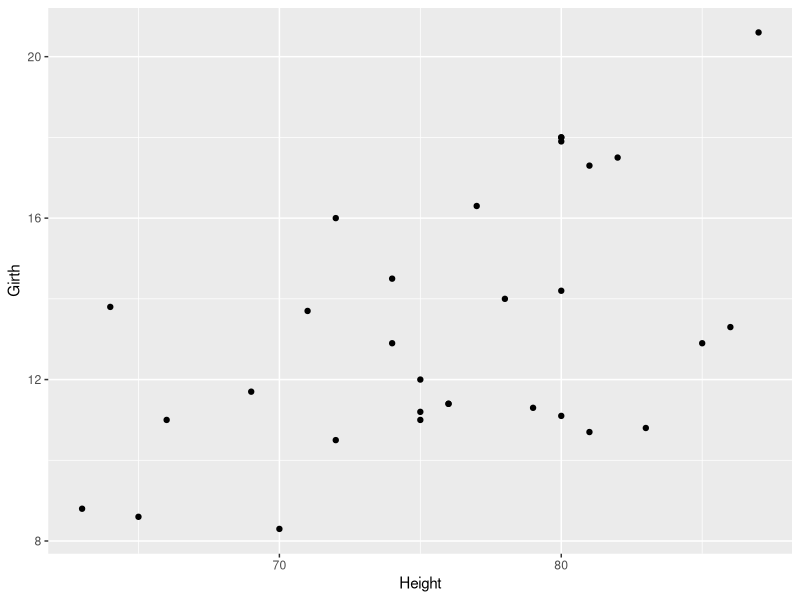
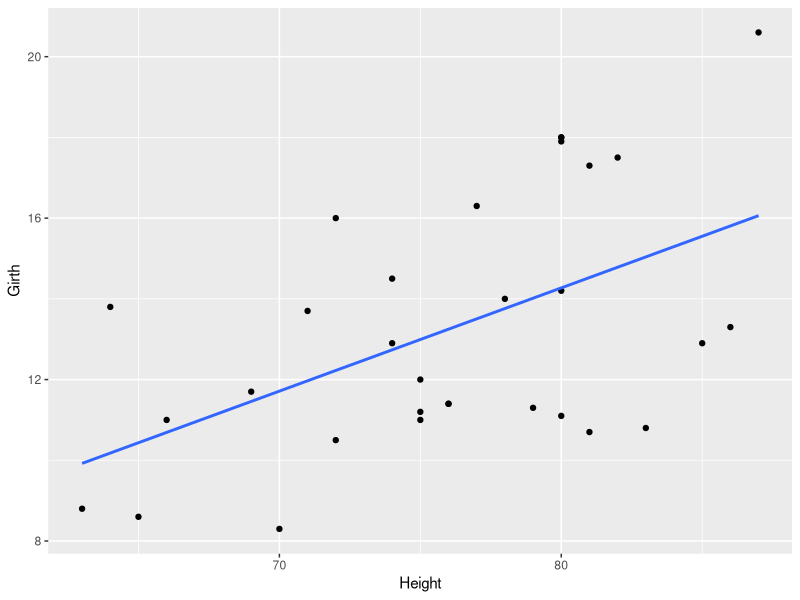
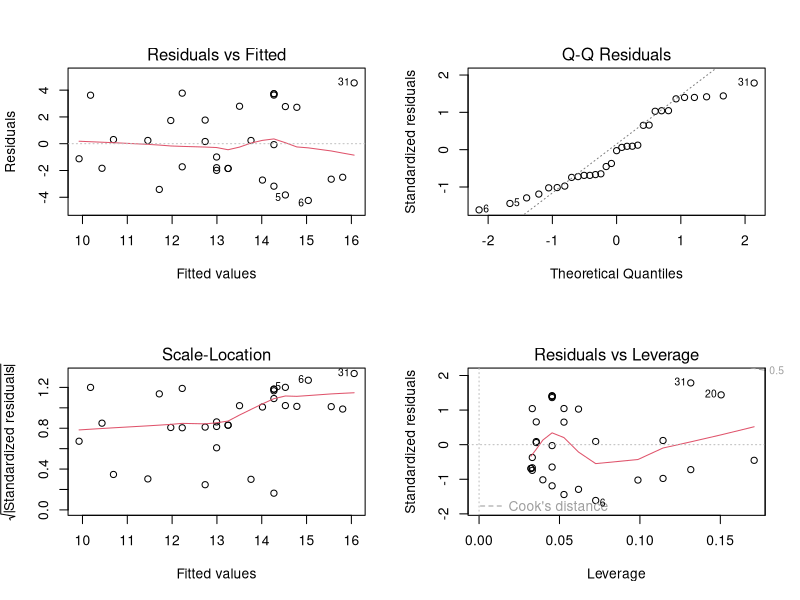
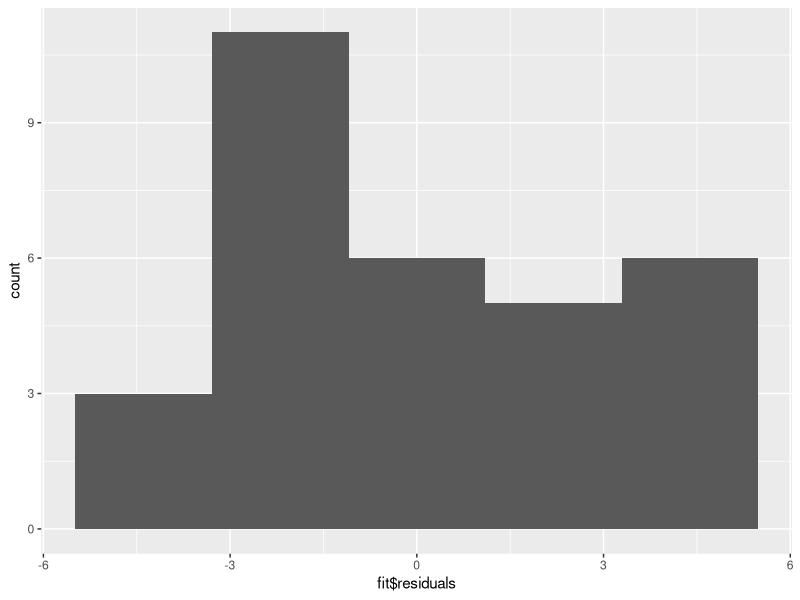

Recreate these plots in R, in order.
#' ---
#' title: "Linear Regression"
#' author: "Toheeb"
#' ---
#' 
#' # Linear Regression
#' 
#' ## Association Testing
#' 
#' Now that we’ve discussed what you can learn from an association test, let’s look at an example in R. For this example we’ll use the trees dataset available in R, which includes girth, height, and volume measurements for 31 black cherry trees.
#' 
#' With this dataset, we’ll answer the question: "Can we infer the height of a tree given its girth?"
#' 
#' Presumably, it’s easier to measure a trees girth (width around) than it is to measure its height. Thus, here we want to know whether or not height and girth are associated.In this case, since we’re asking if we can infer height from girth, girth is the independent variable and height is the dependent variable. In other words, we’re asking does height depend on girth?
#' 
#' First, before carrying out the linear regression to test for association and answer this question, we have to be sure linear regression is appropriate. We’ll test for linearity and homoscedasticity.
#' 
#' To do so, we’ll first use ggplot2 to generate a scatterplot of the variables of interest.
## -----------------------------------------------------------------------------------------------
library(magrittr) #contains the pipe operator "%>%" [also contained in the dplyr package]
library(ggplot2)
trees %>%
  ggplot() + 
  geom_point(aes(Height, Girth))

#' 
#' From the looks of this plot, the relationship looks approximately linear, but to visually make this a little easier, we’ll add a line of best first to the plot:
## -----------------------------------------------------------------------------------------------
trees %>% 
  ggplot(aes(Height, Girth)) +
  geom_point() +
  geom_smooth(method = "lm", se = F)

#' 
#' On this graph, the relationship looks approximately linear and the variance (distance from points to the line) is constant across the data. Given this, it’s appropriate to use linear regression for these data.
#' 
#' --------------------------------------------------------------------------------
#' --------------------------------------------------------------------------------
#' --------------------------------------------------------------------------------
#' 
#' ## Fitting the Model
#' Now that that’s established, we can run the linear regression. To do so, we’ll use the lm() function to fit the model. The syntax for this function is lm(dependent_variable ~ independent_variable, data = dataset).
## -----------------------------------------------------------------------------------------------
## run the regression
fit <- lm(Girth ~ Height , data = trees)

#' 
#' --------------------------------------------------------------------------------
#' --------------------------------------------------------------------------------
#' --------------------------------------------------------------------------------
#' 
#' ## Model Diagnostics
#' Above, we discussed a number of assumptions of linear regression. After fitting a model, it’s necessary to check the model to see if the model satisfies the assumptions of linear regression. If the model does not fit the data well (for example, the relationship is nonlinear), then you cannot use and interpret the model.
#' 
#' In order to assess your model, a number of diagnostic plots can be very helpful. Diagnostic plots can be generated using the plot() function with the fitted model as an argument.
## -----------------------------------------------------------------------------------------------
par(mfrow = c(2, 2))
plot(fit)

#' 
#' As shown in the output, four plots are generated: 
#'   
#'   1) **Residuals vs Fitted** - checks linear relationship assumption of linear regression. A linear relationship will demonstrate a horizontal red line here. Deviations from a horizontal line suggest nonlinearity and that a different approach may be necessary. In the current example, we see **a red line that is approximately horizontal, which is what we’re looking for.** Additionally, we’re looking to be sure **there is no clear pattern in the points on the plot - we want them to be random on this plot.** Clustering of a bunch of points together or trends in this plot would indicate that the data do not have a linear relationship.
#'   
#'   2) **Normal Q-Q** - checks whether or not the residuals (the difference between the observed and predicted values) from the model are normally distributed. The best fit models points fall along the dashed line on the plot. Deviation from this line suggests that a different analytical approach may be required. In the current example, **we do not see the points fall perfectly along the dotted line, suggesting that our residuals are not normally distributed.**
#'   
#'   A histogram (or density plot) of the residuals can also be used for this portion of regression diagnostics. Here, we’re looking for a Normal distribution of the residuals.
## -----------------------------------------------------------------------------------------------
library(ggplot2)
ggplot(fit, aes(fit$residuals)) + 
  geom_histogram(bins = 5)


#' 
#' The QQ Plot and the histogram of the residuals will always give the same answer. Here, we see that with our limited sample size, we do not have perfectly Normally distributed residuals; however, the points do not fall wildly far from the dotted line.
#'   
#'   3) **Scale-Location** - checks the homoscedasticity of the model. A horizontal red line with points equally spread out indicates a well-fit model. A non-horizontal line or points that cluster together suggests that your data are not homoscedastic. In the current example, **there’s a suggestion that there is some heteroscedasticity, with points not being equally far from the regression line across the observations.** While not discussed explicitly here in this lesson, we will note that when the data are nonlinear or the variances are not homogeneous (are not homoscedastic), ***transformations*** of the data can often be applied and then linear regression can be used.
#'   
#'   4) **Residuals vs Leverage** - helps to identify outlier or extreme values that may disproportionately affect the model’s results. Their inclusion or exclusion from the analysis may affect the results of the analysis. Note that the top three most extreme values are identified with numbers next to the points in all four plots. Generally speaking, **standardized residuals greater than 3 or less than -3** are to be considered as outliers. Here, we do not see any values in that range (by looking at the y-axis), suggesting that there are **no extreme outliers** driving the results of our analysis.
#' 
#' --------------------------------------------------------------------------------
#' --------------------------------------------------------------------------------
#' --------------------------------------------------------------------------------
#' 
#' ## Interpreting the Model
#' While the relationship in our example appears to be linear; does not indicate being driven by outliers; is approximately homoscedastic; and has residuals that are not perfectly Normally distributed, but fall close to the line in the QQ plot, we can discuss how to interpret the results of the model.
## -----------------------------------------------------------------------------------------------
## take a look at the output
summary(fit)

#' 
#' The summary() function summarizes the model as well as the output of the model. We can see the values we’re interested in in this summary, including the beta estimate, the standard error (SE), and the p-value.
#' 
#' Specifically, from the beta estimate, which is positive, we confirm that the relationship is positive (which we could also tell from the scatterplot). We can also interpret this beta estimate explicitly.
#' 
#' The beta estimate (also known as the beta coefficient or coefficient in the Estimate column) is the amount the dependent variable will change given a one unit increase in the independent variable. In the case of the trees, a beta estimate of 0.256, says that for every inch a tree’s girth increases, its height will increase by 0.256 inches. Thus, we not only know that there’s a positive relationship between the two variables, but we know by precisely how much one variable will change given a single unit increase in the other variable. Note that we’re looking at the second row in the output here, where the row label is “Height”. This row quantifies the relationship between our two variables. The first row quantifies the intercept, or where the line crosses the y-axis.
#' 
#' The standard error and p-value are also included in this output. Error is typically something we want to minimize (in life and statistical analyses), so the smaller the error, the more confident we are in the association between these two variables.
#' 
#' The beta estimate and the standard error are then both considered in the calculation of the p-value (found in the column Pr[>|t|]). The smaller this value is, the more confident we are that this relationship is not due to random chance alone.
#' 
#' --------------------------------------------------------------------------------
#' --------------------------------------------------------------------------------
#' --------------------------------------------------------------------------------
#' 
#' ## Variance Explained
#' Additionally, the strength of this relationship is summarized using the adjusted R-squared metric. This metric explains how much of the variance this regression line explains. The more variance explained, the closer this value is to 1. And, the closer this value is to 1, the closer the points in your dataset fall to the line of best fit. The further they are from the line, the closer this value will be to zero.
#' 
#' As we saw in the scatterplot, the data are not right up against the regression line, so a value of 0.2445 seems reasonable, suggesting that this model (this regression line) explains 24.45% of the variance in the data.
#' 
#' --------------------------------------------------------------------------------
#' --------------------------------------------------------------------------------
#' --------------------------------------------------------------------------------
#' 
#' ## Using broom()
#' Finally, while the summary() output are visually helpful, if you want to get any of the numbers out from that model, it’s not always straightforward. Thankfully, there is a package to help you with that! The tidy() function from the broom package helps take the summary output from a statistical model and organize it into a tabular output.
## -----------------------------------------------------------------------------------------------
#install.packages("broom")
library(broom)
tidy(fit)

#' Note that the values haven’t changed. They’re just organized into an easy-to-use table. It’s helpful to keep in mind that this function and package exist as you work with statistical models.
#' 
#' Finally, it’s important to always keep in mind that the interpretation of your inferential data analysis is incredibly important. When you use linear regression to test for association, you’re looking at the relationship between the two variables. While girth can be used to infer a tree’s height, this is just a correlation. It does not mean that an increase in girth causes the tree to grow more. Associations are correlations. They are not causal.
#' 
#' For now, however, in response to our question, can we infer a black cherry tree’s height from its girth, the answer is yes. We would expect, on average, a tree’s height to increase 0.255 inches for every one inch increase in girth.
#' 
#' --------------------------------------------------------------------------------
#' --------------------------------------------------------------------------------
#' --------------------------------------------------------------------------------
#' 
#' 
#' 
#' 
#' 
#' 
#' 
#' 
#' 
#' 
